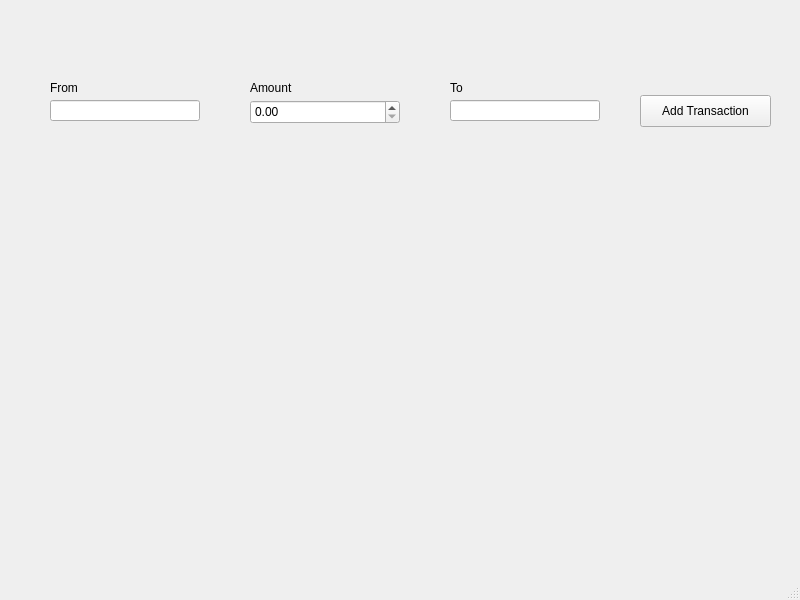
<?xml version="1.0" encoding="UTF-8"?>
<ui version="4.0">
 <class>add_transactions_window1</class>
 <widget class="QMainWindow" name="add_transactions_window1">
  <property name="geometry">
   <rect>
    <x>0</x>
    <y>0</y>
    <width>800</width>
    <height>600</height>
   </rect>
  </property>
  <property name="windowTitle">
   <string>MainWindow</string>
  </property>
  <widget class="QWidget" name="centralwidget">
   <widget class="QLineEdit" name="transfered_from_input1">
    <property name="geometry">
     <rect>
      <x>50</x>
      <y>100</y>
      <width>150</width>
      <height>21</height>
     </rect>
    </property>
    <property name="text">
     <string/>
    </property>
   </widget>
   <widget class="QLabel" name="from_label1">
    <property name="geometry">
     <rect>
      <x>50</x>
      <y>80</y>
      <width>60</width>
      <height>16</height>
     </rect>
    </property>
    <property name="text">
     <string>From</string>
    </property>
   </widget>
   <widget class="QLineEdit" name="transfered_to_input1">
    <property name="geometry">
     <rect>
      <x>450</x>
      <y>100</y>
      <width>150</width>
      <height>21</height>
     </rect>
    </property>
   </widget>
   <widget class="QDoubleSpinBox" name="amount_transfered_spin1">
    <property name="geometry">
     <rect>
      <x>250</x>
      <y>100</y>
      <width>150</width>
      <height>24</height>
     </rect>
    </property>
   </widget>
   <widget class="QLabel" name="amount_label1">
    <property name="geometry">
     <rect>
      <x>250</x>
      <y>80</y>
      <width>60</width>
      <height>16</height>
     </rect>
    </property>
    <property name="text">
     <string>Amount</string>
    </property>
   </widget>
   <widget class="QLabel" name="to_label1">
    <property name="geometry">
     <rect>
      <x>450</x>
      <y>80</y>
      <width>60</width>
      <height>16</height>
     </rect>
    </property>
    <property name="text">
     <string>To</string>
    </property>
   </widget>
   <widget class="QPushButton" name="pushButton">
    <property name="geometry">
     <rect>
      <x>640</x>
      <y>95</y>
      <width>131</width>
      <height>32</height>
     </rect>
    </property>
    <property name="text">
     <string>Add Transaction</string>
    </property>
   </widget>
  </widget>
  <widget class="QStatusBar" name="statusbar"/>
 </widget>
 <resources/>
 <connections/>
</ui>
